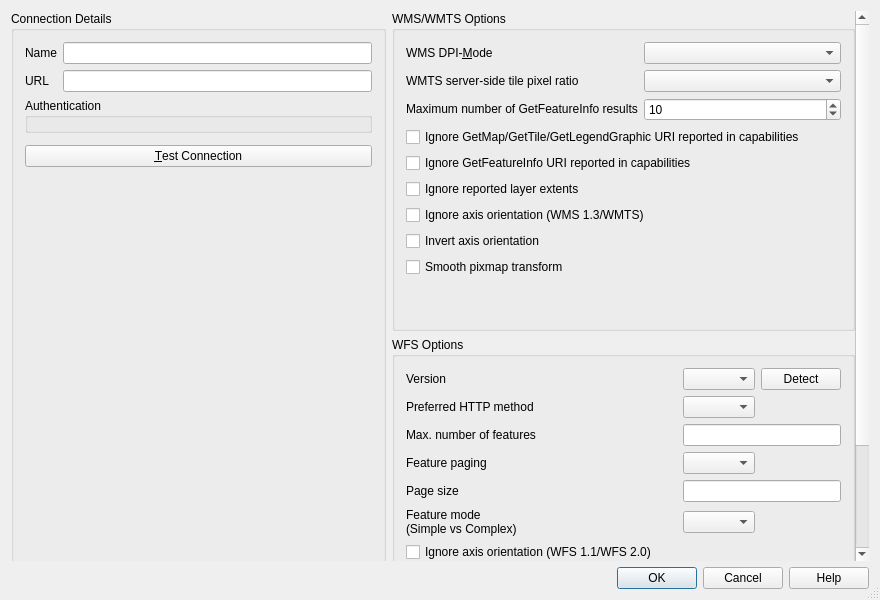
<?xml version="1.0" encoding="UTF-8"?>
<ui version="4.0">
 <class>QgsNewHttpConnectionBase</class>
 <widget class="QDialog" name="QgsNewHttpConnectionBase">
  <property name="geometry">
   <rect>
    <x>0</x>
    <y>0</y>
    <width>880</width>
    <height>600</height>
   </rect>
  </property>
  <property name="windowTitle">
   <string>Create a New Connection</string>
  </property>
  <property name="sizeGripEnabled">
   <bool>true</bool>
  </property>
  <property name="modal">
   <bool>true</bool>
  </property>
  <layout class="QVBoxLayout" name="verticalLayout_3">
   <item>
    <widget class="QgsScrollArea" name="scrollArea">
     <property name="frameShape">
      <enum>QFrame::NoFrame</enum>
     </property>
     <property name="widgetResizable">
      <bool>true</bool>
     </property>
     <widget class="QWidget" name="scrollAreaWidgetContents">
      <property name="geometry">
       <rect>
        <x>0</x>
        <y>-99</y>
        <width>855</width>
        <height>659</height>
       </rect>
      </property>
      <layout class="QHBoxLayout" name="horizontalLayout">
       <property name="leftMargin">
        <number>0</number>
       </property>
       <property name="topMargin">
        <number>0</number>
       </property>
       <property name="rightMargin">
        <number>0</number>
       </property>
       <property name="bottomMargin">
        <number>0</number>
       </property>
       <item>
        <widget class="QGroupBox" name="mGroupBox">
         <property name="title">
          <string>Connection Details</string>
         </property>
         <layout class="QGridLayout" name="gridLayout">
          <item row="2" column="0">
           <widget class="QLabel" name="TextLabel1_2">
            <property name="text">
             <string>Name</string>
            </property>
            <property name="wordWrap">
             <bool>true</bool>
            </property>
            <property name="margin">
             <number>5</number>
            </property>
           </widget>
          </item>
          <item row="6" column="0" colspan="2">
           <widget class="QGroupBox" name="mAuthGroupBox">
            <property name="title">
             <string>Authentication</string>
            </property>
            <layout class="QVBoxLayout" name="verticalLayout">
             <property name="leftMargin">
              <number>6</number>
             </property>
             <property name="topMargin">
              <number>6</number>
             </property>
             <property name="rightMargin">
              <number>6</number>
             </property>
             <property name="bottomMargin">
              <number>6</number>
             </property>
             <item>
              <widget class="QgsAuthSettingsWidget" name="mAuthSettings" native="true">
               <property name="sizePolicy">
                <sizepolicy hsizetype="Preferred" vsizetype="Maximum">
                 <horstretch>0</horstretch>
                 <verstretch>0</verstretch>
                </sizepolicy>
               </property>
              </widget>
             </item>
            </layout>
           </widget>
          </item>
          <item row="3" column="0">
           <widget class="QLabel" name="TextLabel1">
            <property name="text">
             <string>URL</string>
            </property>
            <property name="margin">
             <number>5</number>
            </property>
           </widget>
          </item>
          <item row="2" column="1">
           <widget class="QLineEdit" name="txtName">
            <property name="minimumSize">
             <size>
              <width>0</width>
              <height>0</height>
             </size>
            </property>
            <property name="toolTip">
             <string>Name of the new connection</string>
            </property>
            <property name="frame">
             <bool>true</bool>
            </property>
           </widget>
          </item>
          <item row="3" column="1">
           <widget class="QLineEdit" name="txtUrl">
            <property name="toolTip">
             <string>HTTP address of the Web Map Server</string>
            </property>
           </widget>
          </item>
          <item row="7" column="0" colspan="2">
           <widget class="QgsHttpHeaderWidget" name="mHttpHeaders" native="true">
            <property name="sizePolicy">
             <sizepolicy hsizetype="Expanding" vsizetype="Preferred">
              <horstretch>0</horstretch>
              <verstretch>0</verstretch>
             </sizepolicy>
            </property>
           </widget>
          </item>
          <item row="8" column="0" colspan="2">
           <widget class="QPushButton" name="mTestConnectionButton">
            <property name="text">
             <string>&amp;Test Connection</string>
            </property>
           </widget>
          </item>
          <item row="9" column="0" colspan="2">
           <spacer name="verticalSpacer">
            <property name="orientation">
             <enum>Qt::Vertical</enum>
            </property>
            <property name="sizeHint" stdset="0">
             <size>
              <width>20</width>
              <height>40</height>
             </size>
            </property>
           </spacer>
          </item>
         </layout>
        </widget>
       </item>
       <item>
        <layout class="QVBoxLayout" name="verticalLayout_2">
         <item>
          <widget class="QGroupBox" name="mWmsOptionsGroupBox">
           <property name="sizePolicy">
            <sizepolicy hsizetype="Preferred" vsizetype="Minimum">
             <horstretch>0</horstretch>
             <verstretch>0</verstretch>
            </sizepolicy>
           </property>
           <property name="title">
            <string>WMS/WMTS Options</string>
           </property>
           <layout class="QGridLayout" name="gridLayout_2">
            <item row="0" column="1">
             <widget class="QComboBox" name="cmbDpiMode"/>
            </item>
            <item row="1" column="1">
             <widget class="QComboBox" name="cmbTilePixelRatio"/>
            </item>
            <item row="2" column="1">
             <widget class="QSpinBox" name="sbFeatureCount">
              <property name="toolTip">
               <string>&lt;html&gt;&lt;head/&gt;&lt;body&gt;&lt;p&gt;Specify a default value for FEATURE_COUNT when a new layer is created from this connection. &lt;/p&gt;&lt;p&gt;FEATURE_COUNT defines the maximum number of results returned by a GetFeatureInfo request, if not specified the server default value (usually 1) will be used.&lt;/p&gt;&lt;p&gt;Set to 0 to use server default: no FEATURE_COUNT parameter will be added to the request.&lt;/p&gt;&lt;p&gt;&lt;br/&gt;&lt;/p&gt;&lt;/body&gt;&lt;/html&gt;</string>
              </property>
              <property name="specialValueText">
               <string>server default</string>
              </property>
              <property name="minimum">
               <number>0</number>
              </property>
              <property name="maximum">
               <number>1000</number>
              </property>
              <property name="value">
               <number>10</number>
              </property>
             </widget>
            </item>
            <item row="8" column="0" colspan="2">
             <widget class="QCheckBox" name="cbxWmsIgnoreAxisOrientation">
              <property name="text">
               <string>Ignore axis orientation (WMS 1.3/WMTS)</string>
              </property>
             </widget>
            </item>
            <item row="0" column="0">
             <widget class="QLabel" name="lblDpiMode">
              <property name="sizePolicy">
               <sizepolicy hsizetype="Preferred" vsizetype="Fixed">
                <horstretch>0</horstretch>
                <verstretch>0</verstretch>
               </sizepolicy>
              </property>
              <property name="text">
               <string>WMS DPI-&amp;Mode</string>
              </property>
              <property name="buddy">
               <cstring>cmbDpiMode</cstring>
              </property>
             </widget>
            </item>
            <item row="13" column="0" colspan="2">
             <widget class="QCheckBox" name="cbxSmoothPixmapTransform">
              <property name="text">
               <string>Smooth pixmap transform</string>
              </property>
             </widget>
            </item>
            <item row="2" column="0">
             <widget class="QLabel" name="lblFeatureCount">
              <property name="sizePolicy">
               <sizepolicy hsizetype="Preferred" vsizetype="Fixed">
                <horstretch>0</horstretch>
                <verstretch>0</verstretch>
               </sizepolicy>
              </property>
              <property name="text">
               <string>Maximum number of GetFeatureInfo results</string>
              </property>
             </widget>
            </item>
            <item row="6" column="0" colspan="2">
             <widget class="QCheckBox" name="cbxIgnoreGetFeatureInfoURI">
              <property name="text">
               <string>Ignore GetFeatureInfo URI reported in capabilities</string>
              </property>
             </widget>
            </item>
            <item row="9" column="0" colspan="2">
             <widget class="QCheckBox" name="cbxWmsInvertAxisOrientation">
              <property name="text">
               <string>Invert axis orientation</string>
              </property>
             </widget>
            </item>
            <item row="1" column="0">
             <widget class="QLabel" name="lblTilePixelRatio">
              <property name="sizePolicy">
               <sizepolicy hsizetype="Preferred" vsizetype="Fixed">
                <horstretch>0</horstretch>
                <verstretch>0</verstretch>
               </sizepolicy>
              </property>
              <property name="text">
               <string>WMTS server-side tile pixel ratio</string>
              </property>
              <property name="buddy">
               <cstring>cmbTilePixelRatio</cstring>
              </property>
             </widget>
            </item>
            <item row="7" column="0" colspan="2">
             <widget class="QCheckBox" name="cbxWmsIgnoreReportedLayerExtents">
              <property name="text">
               <string>Ignore reported layer extents</string>
              </property>
             </widget>
            </item>
            <item row="5" column="0" colspan="2">
             <widget class="QCheckBox" name="cbxIgnoreGetMapURI">
              <property name="text">
               <string>Ignore GetMap/GetTile/GetLegendGraphic URI reported in capabilities</string>
              </property>
             </widget>
            </item>
            <item row="14" column="0" colspan="2">
             <spacer name="verticalSpacer_2">
              <property name="orientation">
               <enum>Qt::Vertical</enum>
              </property>
              <property name="sizeHint" stdset="0">
               <size>
                <width>20</width>
                <height>40</height>
               </size>
              </property>
             </spacer>
            </item>
           </layout>
          </widget>
         </item>
         <item>
          <widget class="QGroupBox" name="mWfsOptionsGroupBox">
           <property name="sizePolicy">
            <sizepolicy hsizetype="Preferred" vsizetype="Minimum">
             <horstretch>0</horstretch>
             <verstretch>0</verstretch>
            </sizepolicy>
           </property>
           <property name="title">
            <string>WFS Options</string>
           </property>
           <layout class="QGridLayout" name="gridLayout_3">
            <item row="4" column="1">
             <widget class="QComboBox" name="cmbFeaturePaging"/>
            </item>
            <item row="7" column="0" colspan="2">
             <widget class="QCheckBox" name="cbxWfsIgnoreAxisOrientation">
              <property name="text">
               <string>Ignore axis orientation (WFS 1.1/WFS 2.0)</string>
              </property>
             </widget>
            </item>
            <item row="1" column="0">
             <widget class="QLabel" name="lblVersion">
              <property name="sizePolicy">
               <sizepolicy hsizetype="Preferred" vsizetype="Fixed">
                <horstretch>0</horstretch>
                <verstretch>0</verstretch>
               </sizepolicy>
              </property>
              <property name="text">
               <string>Version</string>
              </property>
             </widget>
            </item>
            <item row="2" column="0">
             <widget class="QLabel" name="lblVersion_2">
              <property name="sizePolicy">
               <sizepolicy hsizetype="Preferred" vsizetype="Fixed">
                <horstretch>0</horstretch>
                <verstretch>0</verstretch>
               </sizepolicy>
              </property>
              <property name="text">
               <string>Preferred HTTP method</string>
              </property>
             </widget>
            </item>
            <item row="10" column="0">
             <widget class="QCheckBox" name="cbxWfsUseGml2EncodingForTransactions">
              <property name="toolTip">
               <string>&lt;html&gt;&lt;head/&gt;&lt;body&gt;&lt;p&gt;This might be necessary on some &lt;span style=&quot; font-weight:600;&quot;&gt;broken&lt;/span&gt; ESRI map servers when using WFS-T 1.1.0.&lt;/p&gt;&lt;/body&gt;&lt;/html&gt;</string>
              </property>
              <property name="text">
               <string>Use GML2 encoding for transactions</string>
              </property>
             </widget>
            </item>
            <item row="5" column="0">
             <widget class="QLabel" name="lblPageSize">
              <property name="sizePolicy">
               <sizepolicy hsizetype="Preferred" vsizetype="Fixed">
                <horstretch>0</horstretch>
                <verstretch>0</verstretch>
               </sizepolicy>
              </property>
              <property name="text">
               <string>Page size</string>
              </property>
             </widget>
            </item>
            <item row="6" column="0">
             <widget class="QLabel" name="lblFeatureMode">
              <property name="sizePolicy">
               <sizepolicy hsizetype="Preferred" vsizetype="Fixed">
                <horstretch>0</horstretch>
                <verstretch>0</verstretch>
               </sizepolicy>
              </property>
              <property name="text">
               <string>&lt;html&gt;&lt;head/&gt;&lt;body&gt;&lt;p&gt;Feature mode&lt;br/&gt;(Simple vs Complex)&lt;/p&gt;&lt;/body&gt;&lt;/html&gt;</string>
              </property>
             </widget>
            </item>
            <item row="2" column="1">
             <widget class="QComboBox" name="mComboHttpMethod"/>
            </item>
            <item row="5" column="1" colspan="2">
             <widget class="QLineEdit" name="txtPageSize">
              <property name="toolTip">
               <string>&lt;html&gt;&lt;head/&gt;&lt;body&gt;&lt;p&gt;Enter a number to limit the maximum number of features retrieved in a single GetFeature request when paging is enabled. If let to empty, server default will apply.&lt;/p&gt;&lt;/body&gt;&lt;/html&gt;</string>
              </property>
             </widget>
            </item>
            <item row="3" column="1" colspan="2">
             <widget class="QLineEdit" name="txtMaxNumFeatures">
              <property name="toolTip">
               <string>&lt;html&gt;&lt;head/&gt;&lt;body&gt;&lt;p&gt;Enter a number to limit the maximum number of features retrieved per feature request. If let to empty, no limit is set.&lt;/p&gt;&lt;/body&gt;&lt;/html&gt;</string>
              </property>
             </widget>
            </item>
            <item row="6" column="1">
             <widget class="QComboBox" name="mComboWfsFeatureMode"/>
            </item>
            <item row="1" column="1">
             <widget class="QComboBox" name="cmbVersion"/>
            </item>
            <item row="4" column="0">
             <widget class="QLabel" name="lblFeaturePaging">
              <property name="sizePolicy">
               <sizepolicy hsizetype="Preferred" vsizetype="Fixed">
                <horstretch>0</horstretch>
                <verstretch>0</verstretch>
               </sizepolicy>
              </property>
              <property name="text">
               <string>Feature paging</string>
              </property>
             </widget>
            </item>
            <item row="1" column="2">
             <widget class="QPushButton" name="mWfsVersionDetectButton">
              <property name="text">
               <string>Detect</string>
              </property>
             </widget>
            </item>
            <item row="3" column="0">
             <widget class="QLabel" name="lblMaxNumFeatures">
              <property name="sizePolicy">
               <sizepolicy hsizetype="Preferred" vsizetype="Fixed">
                <horstretch>0</horstretch>
                <verstretch>0</verstretch>
               </sizepolicy>
              </property>
              <property name="text">
               <string>Max. number of features</string>
              </property>
             </widget>
            </item>
            <item row="8" column="0">
             <widget class="QCheckBox" name="cbxWfsInvertAxisOrientation">
              <property name="text">
               <string>Invert axis orientation</string>
              </property>
             </widget>
            </item>
            <item row="12" column="0">
             <spacer name="verticalSpacer_3">
              <property name="orientation">
               <enum>Qt::Vertical</enum>
              </property>
              <property name="sizeHint" stdset="0">
               <size>
                <width>20</width>
                <height>40</height>
               </size>
              </property>
             </spacer>
            </item>
            <item row="11" column="0">
             <widget class="QCheckBox" name="cbxWfsForceInitialGetFeature">
              <property name="toolTip">
               <string>&lt;html&gt;&lt;head/&gt;&lt;body&gt;&lt;p&gt;Geometries with Z coordinate cannot be identified by a DescribeFeatureType call, by forcing a download of the first feature and by analyzing its geometry type this option increases the chances to correctly indentify a Z geometry.&lt;/p&gt;&lt;/body&gt;&lt;/html&gt;</string>
              </property>
              <property name="text">
               <string>Force initial request to identify the feature type</string>
              </property>
             </widget>
            </item>
           </layout>
          </widget>
         </item>
        </layout>
       </item>
      </layout>
     </widget>
    </widget>
   </item>
   <item>
    <widget class="QDialogButtonBox" name="buttonBox">
     <property name="standardButtons">
      <set>QDialogButtonBox::Cancel|QDialogButtonBox::Help|QDialogButtonBox::Ok</set>
     </property>
    </widget>
   </item>
  </layout>
 </widget>
 <layoutdefault spacing="6" margin="11"/>
 <customwidgets>
  <customwidget>
   <class>QgsAuthSettingsWidget</class>
   <extends>QWidget</extends>
   <header>qgsauthsettingswidget.h</header>
   <container>1</container>
  </customwidget>
  <customwidget>
   <class>QgsScrollArea</class>
   <extends>QScrollArea</extends>
   <header>qgsscrollarea.h</header>
   <container>1</container>
  </customwidget>
  <customwidget>
   <class>QgsHttpHeaderWidget</class>
   <extends>QWidget</extends>
   <header>qgshttpheaderwidget.h</header>
   <container>1</container>
  </customwidget>
 </customwidgets>
 <tabstops>
  <tabstop>cmbVersion</tabstop>
  <tabstop>mWfsVersionDetectButton</tabstop>
  <tabstop>mComboHttpMethod</tabstop>
  <tabstop>txtMaxNumFeatures</tabstop>
  <tabstop>cmbFeaturePaging</tabstop>
  <tabstop>txtPageSize</tabstop>
  <tabstop>mComboWfsFeatureMode</tabstop>
  <tabstop>cbxWfsIgnoreAxisOrientation</tabstop>
  <tabstop>cbxWfsInvertAxisOrientation</tabstop>
  <tabstop>cmbDpiMode</tabstop>
  <tabstop>cmbTilePixelRatio</tabstop>
  <tabstop>sbFeatureCount</tabstop>
  <tabstop>cbxIgnoreGetMapURI</tabstop>
  <tabstop>cbxIgnoreGetFeatureInfoURI</tabstop>
  <tabstop>cbxWmsIgnoreReportedLayerExtents</tabstop>
  <tabstop>cbxWmsIgnoreAxisOrientation</tabstop>
  <tabstop>cbxWmsInvertAxisOrientation</tabstop>
  <tabstop>cbxSmoothPixmapTransform</tabstop>
  <tabstop>mTestConnectionButton</tabstop>
 </tabstops>
 <resources/>
 <connections>
  <connection>
   <sender>buttonBox</sender>
   <signal>accepted()</signal>
   <receiver>QgsNewHttpConnectionBase</receiver>
   <slot>accept()</slot>
   <hints>
    <hint type="sourcelabel">
     <x>428</x>
     <y>813</y>
    </hint>
    <hint type="destinationlabel">
     <x>430</x>
     <y>98</y>
    </hint>
   </hints>
  </connection>
  <connection>
   <sender>buttonBox</sender>
   <signal>rejected()</signal>
   <receiver>QgsNewHttpConnectionBase</receiver>
   <slot>reject()</slot>
   <hints>
    <hint type="sourcelabel">
     <x>337</x>
     <y>813</y>
    </hint>
    <hint type="destinationlabel">
     <x>426</x>
     <y>38</y>
    </hint>
   </hints>
  </connection>
 </connections>
</ui>
